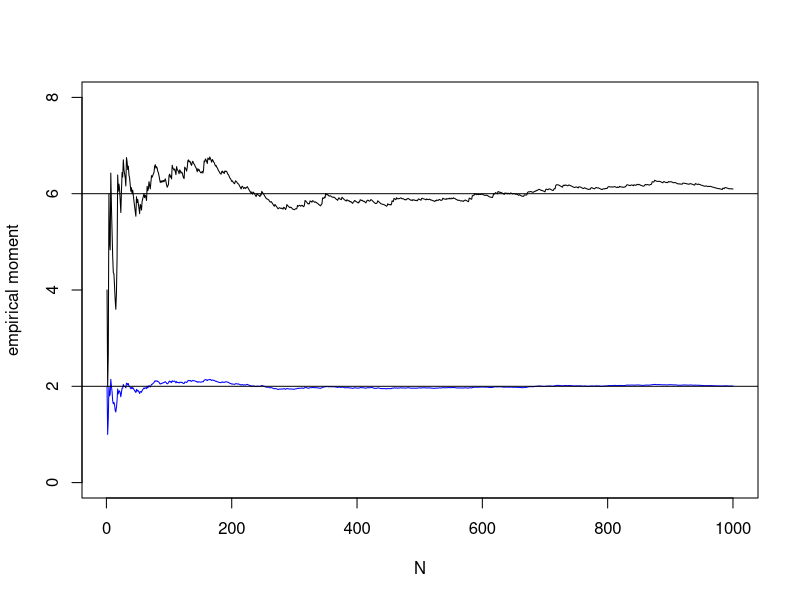
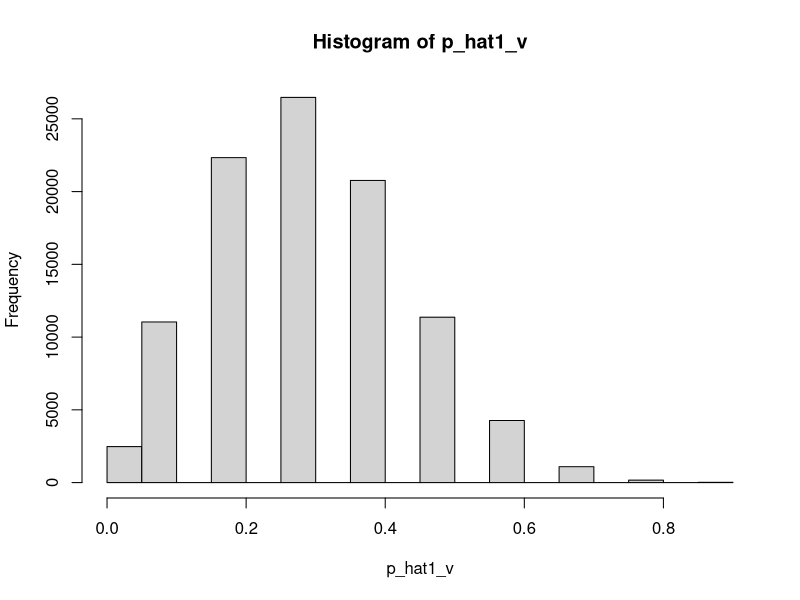
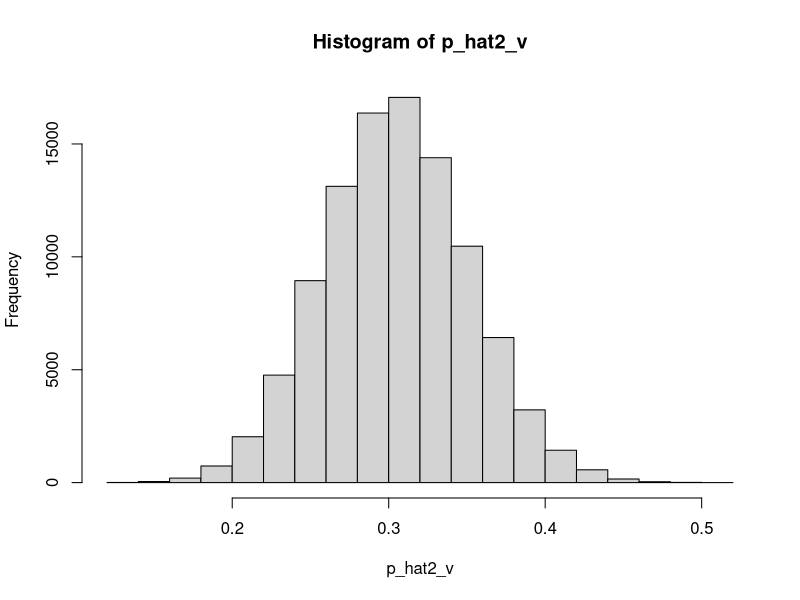
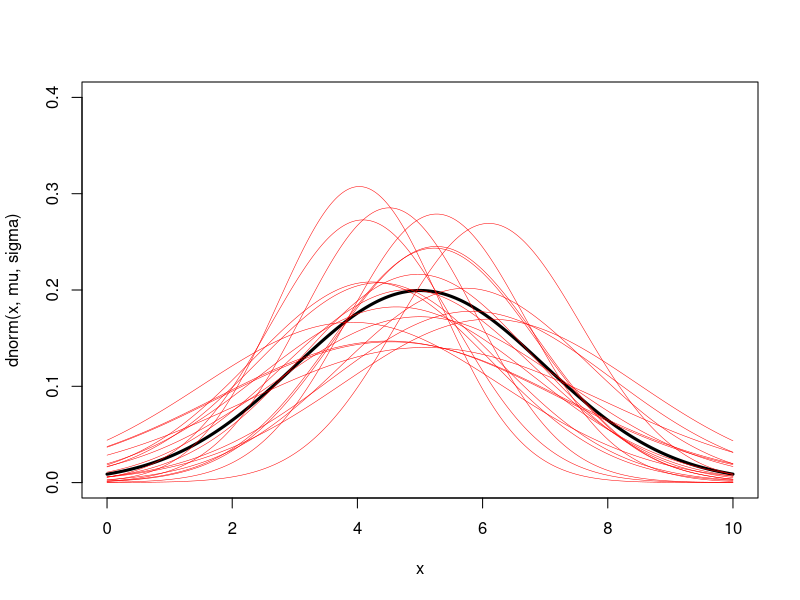

Source code (R) for these figures, in order:
## ---- chunk 1
x = c(1,3,4,2)
p = dpois(x, lambda = 4)
prod(p)
## ---- chunk 2

lamb_v = c(1.5, 2, 2.5, 3, 3.5)
prod_p = function (lamb) {
  x = c(1,3,4,2)
  return(prod(dpois(x, lambda = lamb)))
}
prod_p_v = sapply(lamb_v, prod_p)
names(prod_p_v) = lamb_v
prod_p_v
## ---- chunk 3
x = c(1,3,4,2)
lambda_hat = mean(x)
lambda_hat
## ---- chunk 4
x = c(0.3,0.6,6.4,0.5,0.8,0.2)
lambda_hat = 1/mean(x)
lambda_hat
## ---- chunk 5
x = c(7,7,5,6,6,3,7,7,4,6)
n = 8
p_hat = mean(x)/n
p_hat
## ---- chunk 6
x = c(0.1,0.2,0.4,1.5)
a = 0
theta_hat = 2*mean(x) - a
theta_hat
## ---- chunk 7
X = rpois(1000, lambda=2)
N = 1:1000
mom1 = mom2 = numeric(1000)
for (i in 1:1000) {
  mom1[i] <- mean(X[1:i])
  mom2[i] <- mean(X[1:i]^2)
}
plot(N, mom2, type='l', ylim=c(0,8), ylab='empirical moment')
lines(N, mom1, col='blue')
abline(h=c(2,6))
## ---- chunk 8
X = c(1,3,4,2)
lambda_hat1 = mean(X)
lambda_hat2 = var(X)*(length(X)-1)/length(X)
lamb_v = c(lambda_hat1, lambda_hat2)
prod_p = function (lamb) {
  x = c(1,3,4,2)
  return(prod(dpois(x, lambda = lamb)))
}
prod_p_v = sapply(lamb_v, prod_p)
names(prod_p_v) = lamb_v
prod_p_v
## ---- chunk 9
X = c(1.7,2.0,3.2,0.7,5.4,1.0)
n = length(X)
alpha_hat = mean(X)**2/(var(X)*(n-1)/n)
beta_hat = mean(X)/(var(X)*(n-1)/n)
alpha_hat
beta_hat
## ---- chunk 10
X = c(0.40,0.23,1.83,2.24,1.61)
tau_squ = 1
upsilon_hat = log(mean(X)) - tau_squ/2
upsilon_hat
## ---- chunk 11
X = c(0.40,0.23,1.83,2.24,1.61)
tau_squ = 1
n = length(X)
upsilon_hat1 = (log(var(X)*(n-1)/n/(exp(tau_squ)-1))-tau_squ)/2
upsilon_hat1
## ---- chunk 12
X = c(0.40,0.23,1.83,2.24,1.61)
Y = log(X)
Y
mu_hat = mean(Y)
mu_hat
## ---- chunk 13
p_v1 = replicate(10, mean(rbinom(10, size=1, prob=0.42)))
p_v1
p_v2 = replicate(10, mean(rbinom(100, size=1, prob=0.42)))
p_v2
## ---- chunk 14
p_hat1_v = replicate(1e5, {
  X = rbinom(10, size = 1, prob = 0.31)
  mean(X)
})
p_hat2_v = replicate(1e5, {
  X = rbinom(100, size = 1, prob = 0.31)
  mean(X)
})
hist(p_hat1_v)
hist(p_hat2_v)
result_p_hat1 = mean(p_hat1_v > 0.4)
result_p_hat2 = mean(p_hat2_v > 0.4)
result_p_hat1
result_p_hat2
## ---- chunk 15
mu = 5     # true mu
sigma = 2  # true sigma
x <- seq(0, 10, 0.01)
# true distribution
plot(x, dnorm(x, mu, sigma), type='l', ylim=c(0,.4), lwd=3)

estimates = replicate(20,
{
  X = rnorm(10, mu, sigma) # data
  hat.mu = mean(X)         # estimated mu
  hat.sig = sd(X)          # estimated sigma
  # estimated distributions
  lines(x, dnorm(x, hat.mu, hat.sig), col="red", lwd=0.5)
})
